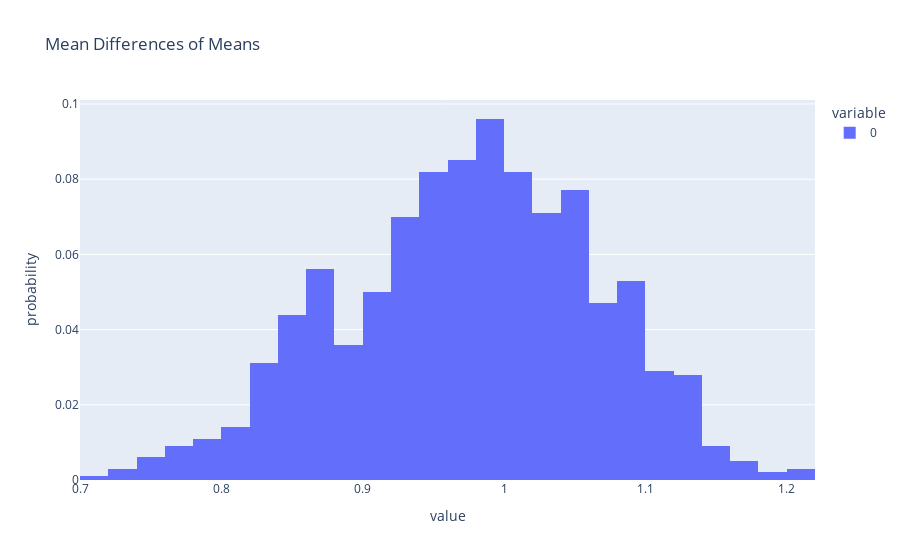
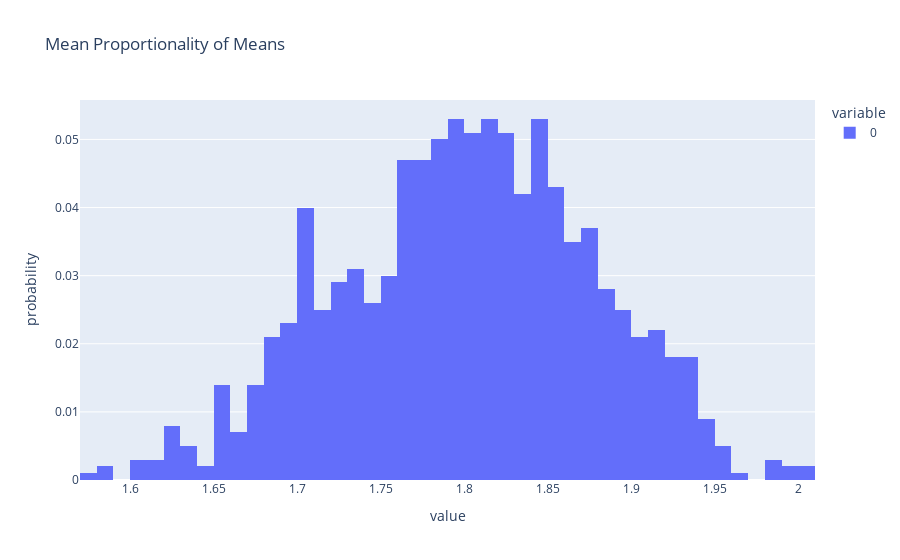

The notebook cell saved with these charts, in order:
### Code cell
rng = default_rng(seed=12345)
mean_sub = np.array([])
mean_div = np.array([])
for i in range(1000):
    samp1 = rng.choice(dfCont["mean"], size=len(dfCont["mean"]), replace=True)
    samp2 = rng.choice(dfThap["mean"], size=len(dfThap["mean"]), replace=True)

    # print(np.var(samp1))
    # We get both the difference in variances (theta1) and the
    theta1 = np.mean(samp1) - np.mean(samp2)  # if same, should be centered around 0
    theta2 = np.mean(samp1) / np.mean(samp2)  # if same, should be centered around 1

    # Append both numpy array
    mean_sub = np.append(mean_sub, theta1)
    mean_div = np.append(mean_div, theta2)


fig1 = px.histogram(mean_sub, histnorm="probability", title="Mean Differences of Means")
fig1.show()


fig2 = px.histogram(
    mean_div, histnorm="probability", title="Mean Proportionality of Means"
)
fig2.show()

print(np.mean(mean_sub))
print(np.mean(mean_div))

### Figure 1 — Plotly figure (JSON) as saved in the notebook; plotly's stock layout.template omitted (floating-point values rounded to 4 significant figures; data arrays with more than 128 entries replaced by an {"elided": "..."} marker saying what was removed)
{"data": [{"alignmentgroup": "True", "bingroup": "x", "histnorm": "probability", "hovertemplate": "variable=0<br>value=%{x}<br>probability=%{y}<extra></extra>", "legendgroup": "0", "marker": {"color": "#636efa", "pattern": {"shape": ""}}, "name": "0", "offsetgroup": "0", "orientation": "v", "showlegend": true, "type": "histogram", "x": {"elided": "1000 float values"}, "xaxis": "x", "yaxis": "y"}], "layout": {"barmode": "relative", "legend": {"title": {"text": "variable"}, "tracegroupgap": 0}, "title": {"text": "Mean Differences of Means"}, "xaxis": {"anchor": "y", "domain": [0, 1], "title": {"text": "value"}}, "yaxis": {"anchor": "x", "domain": [0, 1], "title": {"text": "probability"}}}}

### Figure 2 — Plotly figure (JSON) as saved in the notebook; plotly's stock layout.template omitted (floating-point values rounded to 4 significant figures; data arrays with more than 128 entries replaced by an {"elided": "..."} marker saying what was removed)
{"data": [{"alignmentgroup": "True", "bingroup": "x", "histnorm": "probability", "hovertemplate": "variable=0<br>value=%{x}<br>probability=%{y}<extra></extra>", "legendgroup": "0", "marker": {"color": "#636efa", "pattern": {"shape": ""}}, "name": "0", "offsetgroup": "0", "orientation": "v", "showlegend": true, "type": "histogram", "x": {"elided": "1000 float values"}, "xaxis": "x", "yaxis": "y"}], "layout": {"barmode": "relative", "legend": {"title": {"text": "variable"}, "tracegroupgap": 0}, "title": {"text": "Mean Proportionality of Means"}, "xaxis": {"anchor": "y", "domain": [0, 1], "title": {"text": "value"}}, "yaxis": {"anchor": "x", "domain": [0, 1], "title": {"text": "probability"}}}}
